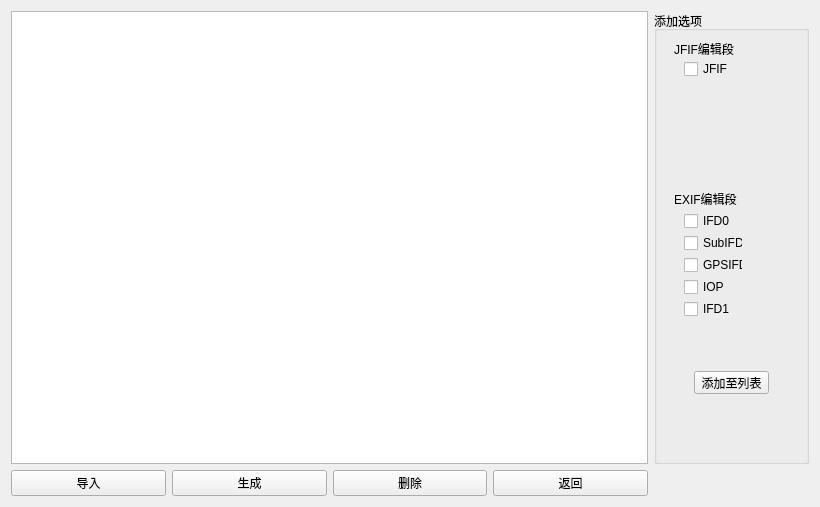
<?xml version="1.0" encoding="UTF-8"?>
<ui version="4.0">
 <class>generate</class>
 <widget class="QWidget" name="generate">
  <property name="enabled">
   <bool>true</bool>
  </property>
  <property name="geometry">
   <rect>
    <x>0</x>
    <y>0</y>
    <width>820</width>
    <height>507</height>
   </rect>
  </property>
  <property name="windowTitle">
   <string>generate</string>
  </property>
  <layout class="QGridLayout" name="gridLayout">
   <item row="1" column="2">
    <widget class="QPushButton" name="deleteButton">
     <property name="text">
      <string>删除</string>
     </property>
    </widget>
   </item>
   <item row="1" column="0">
    <widget class="QPushButton" name="openButton">
     <property name="text">
      <string>导入</string>
     </property>
    </widget>
   </item>
   <item row="1" column="3">
    <widget class="QPushButton" name="backButton">
     <property name="text">
      <string>返回</string>
     </property>
    </widget>
   </item>
   <item row="0" column="0" colspan="4">
    <widget class="QTableView" name="tableView"/>
   </item>
   <item row="1" column="1">
    <widget class="QPushButton" name="generateButton">
     <property name="text">
      <string>生成</string>
     </property>
    </widget>
   </item>
   <item row="0" column="4">
    <widget class="QGroupBox" name="groupBox">
     <property name="enabled">
      <bool>true</bool>
     </property>
     <property name="tabletTracking">
      <bool>false</bool>
     </property>
     <property name="focusPolicy">
      <enum>Qt::TabFocus</enum>
     </property>
     <property name="title">
      <string>添加选项</string>
     </property>
     <property name="flat">
      <bool>false</bool>
     </property>
     <property name="checkable">
      <bool>false</bool>
     </property>
     <property name="checked">
      <bool>false</bool>
     </property>
     <widget class="QCheckBox" name="checkBox_IFD0">
      <property name="geometry">
       <rect>
        <x>30</x>
        <y>202</y>
        <width>47</width>
        <height>16</height>
       </rect>
      </property>
      <property name="text">
       <string>IFD0</string>
      </property>
     </widget>
     <widget class="QCheckBox" name="checkBox_IFD1">
      <property name="geometry">
       <rect>
        <x>30</x>
        <y>290</y>
        <width>47</width>
        <height>16</height>
       </rect>
      </property>
      <property name="text">
       <string>IFD1</string>
      </property>
     </widget>
     <widget class="QCheckBox" name="checkBox_IOP">
      <property name="geometry">
       <rect>
        <x>30</x>
        <y>268</y>
        <width>41</width>
        <height>16</height>
       </rect>
      </property>
      <property name="text">
       <string>IOP</string>
      </property>
     </widget>
     <widget class="QCheckBox" name="checkBox_GPSIFD">
      <property name="geometry">
       <rect>
        <x>30</x>
        <y>246</y>
        <width>59</width>
        <height>16</height>
       </rect>
      </property>
      <property name="text">
       <string>GPSIFD</string>
      </property>
     </widget>
     <widget class="QCheckBox" name="checkBox_SubIFD">
      <property name="geometry">
       <rect>
        <x>30</x>
        <y>224</y>
        <width>59</width>
        <height>16</height>
       </rect>
      </property>
      <property name="text">
       <string>SubIFD</string>
      </property>
     </widget>
     <widget class="QCheckBox" name="checkBox_JFIF">
      <property name="geometry">
       <rect>
        <x>30</x>
        <y>50</y>
        <width>71</width>
        <height>16</height>
       </rect>
      </property>
      <property name="focusPolicy">
       <enum>Qt::NoFocus</enum>
      </property>
      <property name="text">
       <string>JFIF</string>
      </property>
     </widget>
     <widget class="QLabel" name="label_JFIF">
      <property name="geometry">
       <rect>
        <x>20</x>
        <y>30</y>
        <width>121</width>
        <height>16</height>
       </rect>
      </property>
      <property name="text">
       <string>JFIF编辑段</string>
      </property>
     </widget>
     <widget class="QLabel" name="label_EXIF">
      <property name="geometry">
       <rect>
        <x>20</x>
        <y>180</y>
        <width>121</width>
        <height>16</height>
       </rect>
      </property>
      <property name="text">
       <string>EXIF编辑段</string>
      </property>
     </widget>
     <widget class="QPushButton" name="addButton">
      <property name="geometry">
       <rect>
        <x>40</x>
        <y>360</y>
        <width>75</width>
        <height>23</height>
       </rect>
      </property>
      <property name="text">
       <string>添加至列表</string>
      </property>
     </widget>
    </widget>
   </item>
  </layout>
 </widget>
 <layoutdefault spacing="6" margin="11"/>
 <tabstops>
  <tabstop>tableView</tabstop>
  <tabstop>checkBox_JFIF</tabstop>
  <tabstop>checkBox_IFD0</tabstop>
  <tabstop>checkBox_SubIFD</tabstop>
  <tabstop>checkBox_GPSIFD</tabstop>
  <tabstop>checkBox_IOP</tabstop>
  <tabstop>checkBox_IFD1</tabstop>
  <tabstop>generateButton</tabstop>
  <tabstop>deleteButton</tabstop>
  <tabstop>backButton</tabstop>
 </tabstops>
 <resources/>
 <connections>
  <connection>
   <sender>generateButton</sender>
   <signal>clicked()</signal>
   <receiver>generate</receiver>
   <slot>generateButton()</slot>
   <hints>
    <hint type="sourcelabel">
     <x>325</x>
     <y>497</y>
    </hint>
    <hint type="destinationlabel">
     <x>309</x>
     <y>360</y>
    </hint>
   </hints>
  </connection>
  <connection>
   <sender>backButton</sender>
   <signal>clicked()</signal>
   <receiver>generate</receiver>
   <slot>backButton()</slot>
   <hints>
    <hint type="sourcelabel">
     <x>648</x>
     <y>497</y>
    </hint>
    <hint type="destinationlabel">
     <x>587</x>
     <y>365</y>
    </hint>
   </hints>
  </connection>
  <connection>
   <sender>deleteButton</sender>
   <signal>clicked()</signal>
   <receiver>generate</receiver>
   <slot>deleteButton()</slot>
   <hints>
    <hint type="sourcelabel">
     <x>487</x>
     <y>497</y>
    </hint>
    <hint type="destinationlabel">
     <x>461</x>
     <y>366</y>
    </hint>
   </hints>
  </connection>
  <connection>
   <sender>addButton</sender>
   <signal>clicked()</signal>
   <receiver>generate</receiver>
   <slot>addButton()</slot>
   <hints>
    <hint type="sourcelabel">
     <x>779</x>
     <y>461</y>
    </hint>
    <hint type="destinationlabel">
     <x>697</x>
     <y>483</y>
    </hint>
   </hints>
  </connection>
  <connection>
   <sender>openButton</sender>
   <signal>clicked()</signal>
   <receiver>generate</receiver>
   <slot>openButton()</slot>
   <hints>
    <hint type="sourcelabel">
     <x>127</x>
     <y>497</y>
    </hint>
    <hint type="destinationlabel">
     <x>158</x>
     <y>364</y>
    </hint>
   </hints>
  </connection>
 </connections>
 <slots>
  <slot>generateButton()</slot>
  <slot>backButton()</slot>
  <slot>deleteButton()</slot>
  <slot>addButton()</slot>
  <slot>openButton()</slot>
 </slots>
</ui>
